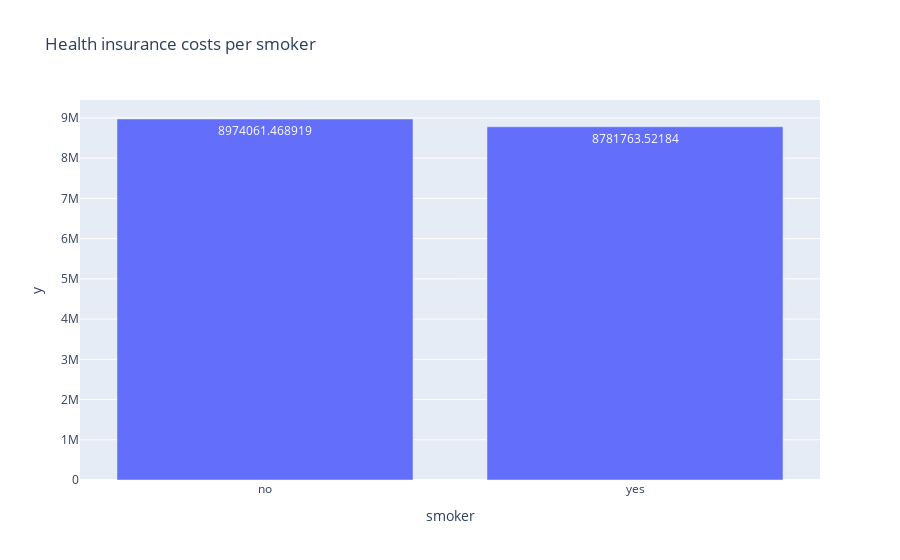

Write notebook code for a chart like this one.
### Code cell
px.bar(charges_by_smoker, 
        x=charges_by_smoker.index, 
        y=charges_by_smoker, text_auto='.', 
        title="Health insurance costs per smoker")

### Figure 1 — Plotly figure (JSON) as saved in the notebook; plotly's stock layout.template omitted (floating-point values rounded to 4 significant figures)
{"data": [{"alignmentgroup": "True", "hovertemplate": "smoker=%{x}<br>y=%{y}<extra></extra>", "legendgroup": "", "marker": {"color": "#636efa", "pattern": {"shape": ""}}, "name": "", "offsetgroup": "", "orientation": "v", "showlegend": false, "textposition": "auto", "texttemplate": "%{y:.}", "type": "bar", "x": ["no", "yes"], "xaxis": "x", "y": [8974000.0, 8782000.0], "yaxis": "y"}], "layout": {"barmode": "relative", "legend": {"tracegroupgap": 0}, "title": {"text": "Health insurance costs per smoker"}, "xaxis": {"anchor": "y", "domain": [0, 1], "title": {"text": "smoker"}}, "yaxis": {"anchor": "x", "domain": [0, 1], "title": {"text": "y"}}}}
